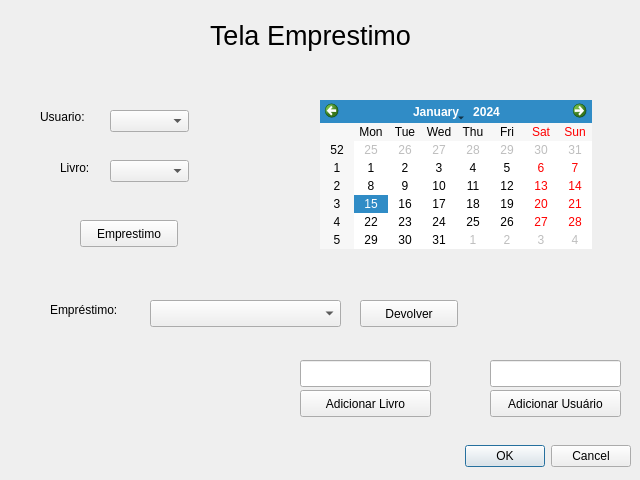
<?xml version="1.0" encoding="UTF-8"?>
<ui version="4.0">
 <class>TelaEmprestimo</class>
 <widget class="QDialog" name="TelaEmprestimo">
  <property name="geometry">
   <rect>
    <x>0</x>
    <y>0</y>
    <width>640</width>
    <height>480</height>
   </rect>
  </property>
  <property name="windowTitle">
   <string>Dialog</string>
  </property>
  <widget class="QDialogButtonBox" name="buttonBox">
   <property name="geometry">
    <rect>
     <x>10</x>
     <y>440</y>
     <width>621</width>
     <height>32</height>
    </rect>
   </property>
   <property name="orientation">
    <enum>Qt::Horizontal</enum>
   </property>
   <property name="standardButtons">
    <set>QDialogButtonBox::Cancel|QDialogButtonBox::Ok</set>
   </property>
  </widget>
  <widget class="QLabel" name="labelTitulo">
   <property name="geometry">
    <rect>
     <x>210</x>
     <y>10</y>
     <width>241</width>
     <height>51</height>
    </rect>
   </property>
   <property name="font">
    <font>
     <pointsize>20</pointsize>
    </font>
   </property>
   <property name="text">
    <string>Tela Emprestimo</string>
   </property>
  </widget>
  <widget class="QComboBox" name="comboUsuario">
   <property name="geometry">
    <rect>
     <x>110</x>
     <y>110</y>
     <width>79</width>
     <height>22</height>
    </rect>
   </property>
  </widget>
  <widget class="QLabel" name="labelUsuario">
   <property name="geometry">
    <rect>
     <x>40</x>
     <y>110</y>
     <width>59</width>
     <height>14</height>
    </rect>
   </property>
   <property name="text">
    <string>Usuario: </string>
   </property>
  </widget>
  <widget class="QLabel" name="labeilLivro">
   <property name="geometry">
    <rect>
     <x>60</x>
     <y>160</y>
     <width>41</width>
     <height>16</height>
    </rect>
   </property>
   <property name="text">
    <string>Livro: </string>
   </property>
  </widget>
  <widget class="QComboBox" name="comboLivro">
   <property name="geometry">
    <rect>
     <x>110</x>
     <y>160</y>
     <width>79</width>
     <height>22</height>
    </rect>
   </property>
  </widget>
  <widget class="QCalendarWidget" name="dataEmprestimo">
   <property name="geometry">
    <rect>
     <x>320</x>
     <y>100</y>
     <width>272</width>
     <height>149</height>
    </rect>
   </property>
  </widget>
  <widget class="QPushButton" name="addLivro">
   <property name="geometry">
    <rect>
     <x>300</x>
     <y>390</y>
     <width>131</width>
     <height>27</height>
    </rect>
   </property>
   <property name="text">
    <string>Adicionar Livro</string>
   </property>
  </widget>
  <widget class="QPushButton" name="addUser">
   <property name="geometry">
    <rect>
     <x>490</x>
     <y>390</y>
     <width>131</width>
     <height>27</height>
    </rect>
   </property>
   <property name="text">
    <string>Adicionar Usuário</string>
   </property>
  </widget>
  <widget class="QLineEdit" name="novoLivro">
   <property name="geometry">
    <rect>
     <x>300</x>
     <y>360</y>
     <width>131</width>
     <height>27</height>
    </rect>
   </property>
  </widget>
  <widget class="QLineEdit" name="novoUser">
   <property name="geometry">
    <rect>
     <x>490</x>
     <y>360</y>
     <width>131</width>
     <height>27</height>
    </rect>
   </property>
  </widget>
  <widget class="QPushButton" name="addEmprestimo">
   <property name="geometry">
    <rect>
     <x>80</x>
     <y>220</y>
     <width>98</width>
     <height>27</height>
    </rect>
   </property>
   <property name="text">
    <string>Emprestimo</string>
   </property>
  </widget>
  <widget class="QComboBox" name="comboEmprestimo">
   <property name="geometry">
    <rect>
     <x>150</x>
     <y>300</y>
     <width>191</width>
     <height>27</height>
    </rect>
   </property>
  </widget>
  <widget class="QPushButton" name="devolver">
   <property name="geometry">
    <rect>
     <x>360</x>
     <y>300</y>
     <width>98</width>
     <height>27</height>
    </rect>
   </property>
   <property name="text">
    <string>Devolver</string>
   </property>
  </widget>
  <widget class="QLabel" name="labelEmprestimo">
   <property name="geometry">
    <rect>
     <x>50</x>
     <y>300</y>
     <width>101</width>
     <height>20</height>
    </rect>
   </property>
   <property name="text">
    <string>Empréstimo:</string>
   </property>
  </widget>
 </widget>
 <resources/>
 <connections>
  <connection>
   <sender>buttonBox</sender>
   <signal>accepted()</signal>
   <receiver>TelaEmprestimo</receiver>
   <slot>accept()</slot>
   <hints>
    <hint type="sourcelabel">
     <x>248</x>
     <y>254</y>
    </hint>
    <hint type="destinationlabel">
     <x>157</x>
     <y>274</y>
    </hint>
   </hints>
  </connection>
  <connection>
   <sender>buttonBox</sender>
   <signal>rejected()</signal>
   <receiver>TelaEmprestimo</receiver>
   <slot>reject()</slot>
   <hints>
    <hint type="sourcelabel">
     <x>316</x>
     <y>260</y>
    </hint>
    <hint type="destinationlabel">
     <x>286</x>
     <y>274</y>
    </hint>
   </hints>
  </connection>
 </connections>
</ui>
